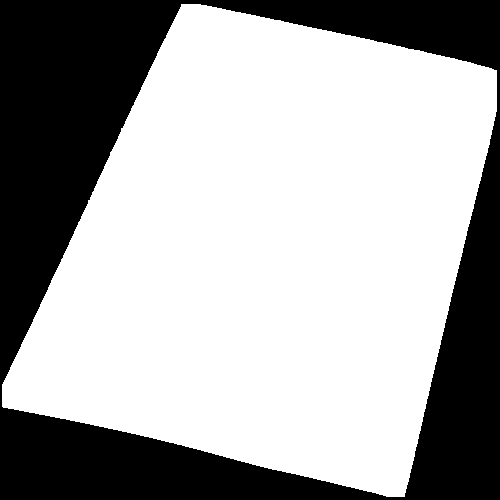
#> input picture examen2/Pruebas/proceso completo/resultado.png, 500 x 500 px
$ python detecciondeesquinas.py
#> lines starting #> are read from the running program, lines starting #| are printed output that depends on the picture; after the words box and inside, x2 and y2 are one past the last pixel; in counts of white or black regions, pixels touching at a corner belong together
import numpy as np
import cv2

img = cv2.imread('resultado.png')
#> img is the input picture: shape (500, 500, 3); 65.8% white; 1 black region, box (x1, y1, x2, y2) and area: (0, 0, 500, 500) 85516
#img = cv2.resize(img, (500,500))
gray = cv2.cvtColor(img,cv2.COLOR_BGR2GRAY)

corners = cv2.goodFeaturesToTrack(gray, 4, 0.01, 200)
#> corners = [[404, 496], [496, 70], [181, 4], [3, 406]]
corners = np.int0(corners)
#print(corners)
f = open ('puntos.txt','w')
p1x=str(corners[0][0][0])
#> p1x = '404'
p2x=str(corners[1][0][0])
#> p2x = '496'
p3x=str(corners[2][0][0])
#> p3x = '181'
p4x=str(corners[3][0][0])
#> p4x = '3'
p1y=str(corners[0][0][1])
#> p1y = '496'
p2y=str(corners[1][0][1])
#> p2y = '70'
p3y=str(corners[2][0][1])
#> p3y = '4'
p4y=str(corners[3][0][1])
#> p4y = '406'


f.write(p1x)
f.write(",")
f.write(p1y)
f.write(",")
f.write(p2x)
f.write(",")
f.write(p2y)
f.write(",")
f.write(p3x)
f.write(",")
f.write(p3y)
f.write(",")
f.write(p4x)
f.write(",")
f.write(p4y)
f.close()

for i in corners:
    x,y = i.ravel()
    cv2.circle(img, (x,y), 3, 255, -1)
    cv2.putText(img,str(x)+','+str(y), (x,y), cv2.FONT_HERSHEY_SIMPLEX, 0.5, 255)
#> this loop made 4 passes
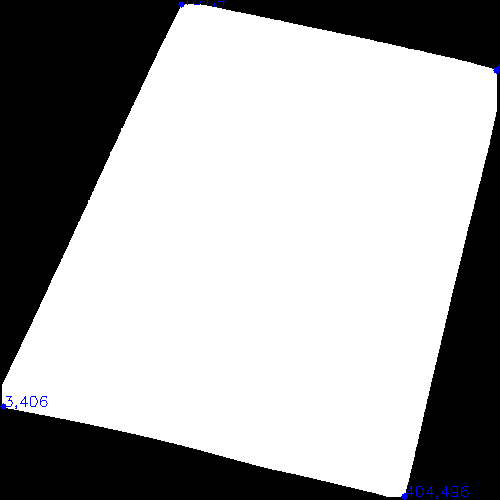
#> img: shape (500, 500, 3); 0.17% of pixels changed, all inside (x1, y1, x2, y2) = (0, 0, 500, 500)

cv2.imshow('corner', img)
cv2.waitKey(0)
